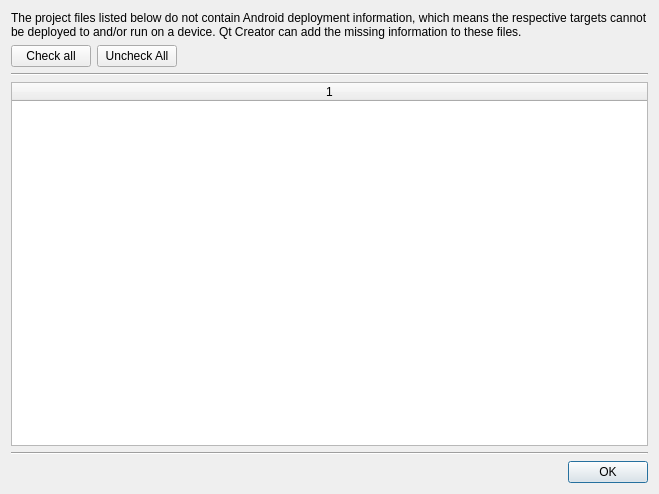
<?xml version="1.0" encoding="UTF-8"?>
<ui version="4.0">
 <class>AndroidProFilesUpdateDialog</class>
 <widget class="QDialog" name="AndroidProFilesUpdateDialog">
  <property name="geometry">
   <rect>
    <x>0</x>
    <y>0</y>
    <width>659</width>
    <height>494</height>
   </rect>
  </property>
  <property name="windowTitle">
   <string>Maemo Deployment Issue</string>
  </property>
  <layout class="QVBoxLayout" name="verticalLayout">
   <item>
    <widget class="QLabel" name="infoLabel">
     <property name="text">
      <string>The project files listed below do not contain Android deployment information, which means the respective targets cannot be deployed to and/or run on a device. Qt Creator can add the missing information to these files. </string>
     </property>
     <property name="wordWrap">
      <bool>true</bool>
     </property>
    </widget>
   </item>
   <item>
    <layout class="QHBoxLayout" name="horizontalLayout">
     <item>
      <widget class="QPushButton" name="checkAllButton">
       <property name="text">
        <string>Check all</string>
       </property>
      </widget>
     </item>
     <item>
      <widget class="QPushButton" name="uncheckAllButton">
       <property name="text">
        <string>Uncheck All</string>
       </property>
      </widget>
     </item>
     <item>
      <spacer name="horizontalSpacer">
       <property name="orientation">
        <enum>Qt::Horizontal</enum>
       </property>
       <property name="sizeHint" stdset="0">
        <size>
         <width>40</width>
         <height>20</height>
        </size>
       </property>
      </spacer>
     </item>
    </layout>
   </item>
   <item>
    <widget class="Line" name="line_2">
     <property name="orientation">
      <enum>Qt::Horizontal</enum>
     </property>
    </widget>
   </item>
   <item>
    <widget class="QTableWidget" name="tableWidget">
     <property name="showGrid">
      <bool>false</bool>
     </property>
     <property name="columnCount">
      <number>1</number>
     </property>
     <attribute name="horizontalHeaderDefaultSectionSize">
      <number>200</number>
     </attribute>
     <attribute name="horizontalHeaderStretchLastSection">
      <bool>true</bool>
     </attribute>
     <attribute name="verticalHeaderVisible">
      <bool>false</bool>
     </attribute>
     <column/>
    </widget>
   </item>
   <item>
    <widget class="Line" name="line">
     <property name="orientation">
      <enum>Qt::Horizontal</enum>
     </property>
    </widget>
   </item>
   <item>
    <widget class="QDialogButtonBox" name="buttonBox">
     <property name="orientation">
      <enum>Qt::Horizontal</enum>
     </property>
     <property name="standardButtons">
      <set>QDialogButtonBox::Ok</set>
     </property>
    </widget>
   </item>
  </layout>
 </widget>
 <resources/>
 <connections>
  <connection>
   <sender>buttonBox</sender>
   <signal>accepted()</signal>
   <receiver>AndroidProFilesUpdateDialog</receiver>
   <slot>accept()</slot>
   <hints>
    <hint type="sourcelabel">
     <x>248</x>
     <y>254</y>
    </hint>
    <hint type="destinationlabel">
     <x>157</x>
     <y>274</y>
    </hint>
   </hints>
  </connection>
  <connection>
   <sender>buttonBox</sender>
   <signal>rejected()</signal>
   <receiver>AndroidProFilesUpdateDialog</receiver>
   <slot>reject()</slot>
   <hints>
    <hint type="sourcelabel">
     <x>316</x>
     <y>260</y>
    </hint>
    <hint type="destinationlabel">
     <x>286</x>
     <y>274</y>
    </hint>
   </hints>
  </connection>
 </connections>
</ui>
